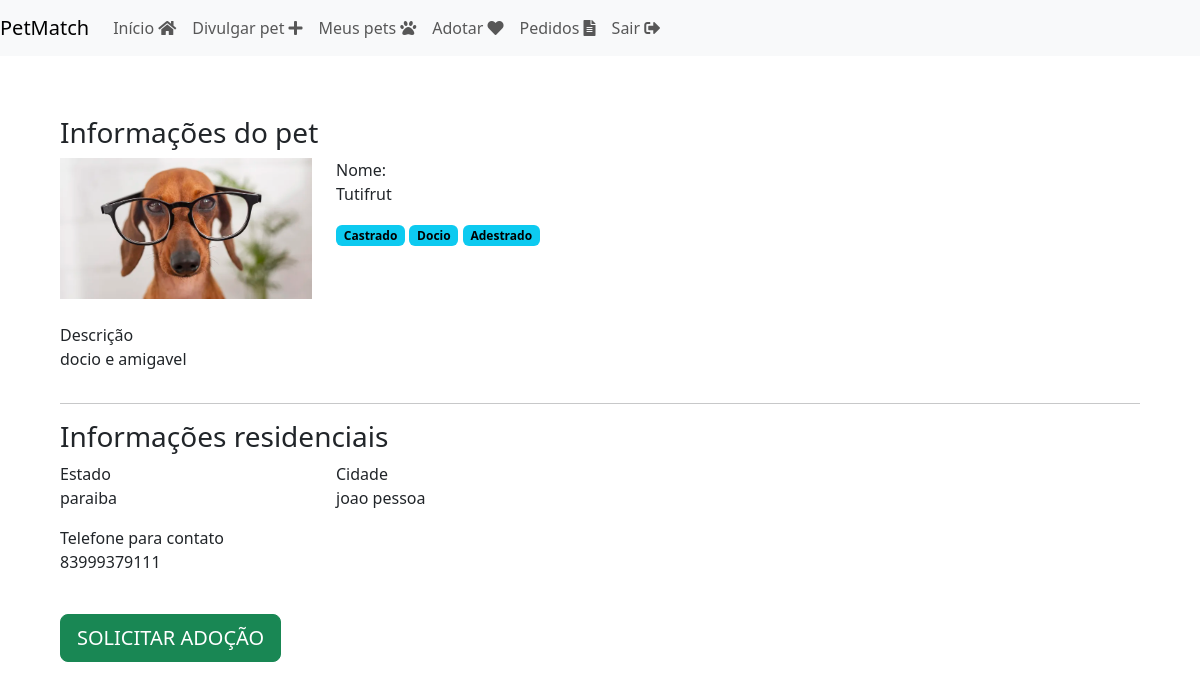
The page /divulgar/ver_pet/15 (signed in) on the database its author committed.
### divulgar/models.py (models this page shows, shortened)
class Pet(models.Model):
    choices_status = (
        ('P', 'Para adoção'),
        ('A', 'Adotado'),
        ('E', 'Em etapa para adoção'))
    usuario = models.ForeignKey(User, on_delete=models.DO_NOTHING)
    foto = models.ImageField(upload_to="fotos_pets")
    nome = models.CharField(max_length=100)
    descricao = models.TextField()
    estado = models.CharField(max_length=50)
    cidade = models.CharField(max_length=50)
    telefone = models.CharField(max_length=50)
    tags = models.ManyToManyField(Tag)
    raca = models.ForeignKey(Raca, on_delete=models.DO_NOTHING)
    status = models.CharField(
        max_length=1,
        choices=choices_status,
        default='P')
    data_cadastro = models.DateTimeField(auto_now_add=True)

class Tag(models.Model):
    tag = models.CharField(max_length=50)
    def __str__(self):
        return self.tag

### divulgar/views.py (the view)
# urls.py: path('ver_pet/<int:id>', views.ver_pet, name="ver_pet"),
@login_required
def ver_pet(request, id):
    if request.method == "GET":
        pet = Pet.objects.get(id=id)
        return render(request, 'ver_pet.html', {'pet': pet})

### divulgar/templates/ver_pet.html (shortened to what this page needs)
{% load static %}
<!doctype html>
<html lang="pt-BR">
<head>
    <link rel="stylesheet" href="https://cdn.jsdelivr.net/npm/bootstrap@5.3.0-alpha1/dist/css/bootstrap.min.css">
    <link rel="stylesheet" href="https://cdnjs.cloudflare.com/ajax/libs/font-awesome/5.15.3/css/all.min.css">
    <link rel="stylesheet" href="{% static 'adotar/css/listar_pets.css' %}">
</head>
<body>
    <nav class="navbar navbar-expand-lg navbar-light bg-light">
        <a class="navbar-brand" href="#">PetMatch</a>
        <div class="collapse navbar-collapse" id="navbarNav">
            <ul class="navbar-nav">
                <li class="nav-item">
                    <a class="nav-link" href="{% url 'listar_pets'%}">Início <i class="fas fa-home"></i></a>
                </li>
                <li class="nav-item">
                    <a class="nav-link" href="{% url 'novo_pet' %}">Divulgar pet <i class="fas fa-plus"></i></a>
                </li>
                <li class="nav-item">
                    <a class="nav-link" href="{% url 'seus_pets' %}">Meus pets <i class="fas fa-paw"></i></a>
                </li>
                <li class="nav-item">
                    <a class="nav-link" href="{% url 'listar_pets'%}">Adotar <i class="fas fa-heart"></i></a>
                </li>
                <li class="nav-item">
                    <a class="nav-link" href="{% url 'ver_pedido_adocao'%}">Pedidos <i class="fas fa-file-alt"></i></a>
                </li>
                <li class="nav-item">
                    <a class="nav-link" href="{% url 'sair' %} ">Sair <i class="fas fa-sign-out-alt"></i></a>
                </li>
            </ul>
        </div>
    </nav>
      <div style="padding:60px" class="col-md">
        <h3 class="font-vinho">Informações do pet</h3>
        <div class="row">
          <div class="col-md-3">
            <img width="100%" src="{{pet.foto.url}}">
          </div>
          <div class="col-md-9">
            <span class="span-bold">Nome:</span>
            <p>{{pet.nome}}</p>
            <div style="width:40%">
              {% for tag in pet.tags.all%}
              <span class="badge text-bg-info badge-lg">{{tag}}</span>
              {% endfor %}
            </div>
          </div>
        </div>
        <br>
        <div class="row">
          <div class="col-md-5">
            <span class="span-bold">Descrição</span>
            <p>{{pet.descricao}}</p>
          </div>
          <div class="col-md-7">
          </div>
        </div>
        <hr>
        <div class="row">
          <h3 class="font-vinho">Informações residenciais</h3>
          <div class="col-md">
            <div class="row">
              <div class="col-md">
                <span class="span-bold">Estado</span>
                <p>{{pet.estado}}</p>
              </div>
              <div class="col-md">
                <span class="span-bold">Cidade</span>
                <p>{{pet.cidade}}</p>
              </div>
            </div>
            <span class="span-bold">Telefone para contato</span>
            <p>{{pet.telefone}}</p>
            <br>
            <a href="{% url 'pedido_adocao' pet.id %}" class="btn btn-success btn-lg">SOLICITAR ADOÇÃO</a>
          </div>
          <div class="col-md">
          </div>
        </div>
      </div>
</body>
</html>

### rows shown on the page
Pet: foto (picture), nome "Tutifrut", descricao "docio e amigavel", estado "paraiba", cidade "joao pessoa", telefone "83999379111"
Tag: tag "Castrado"
Tag: tag "Docio"
Tag: tag "Adestrado"
